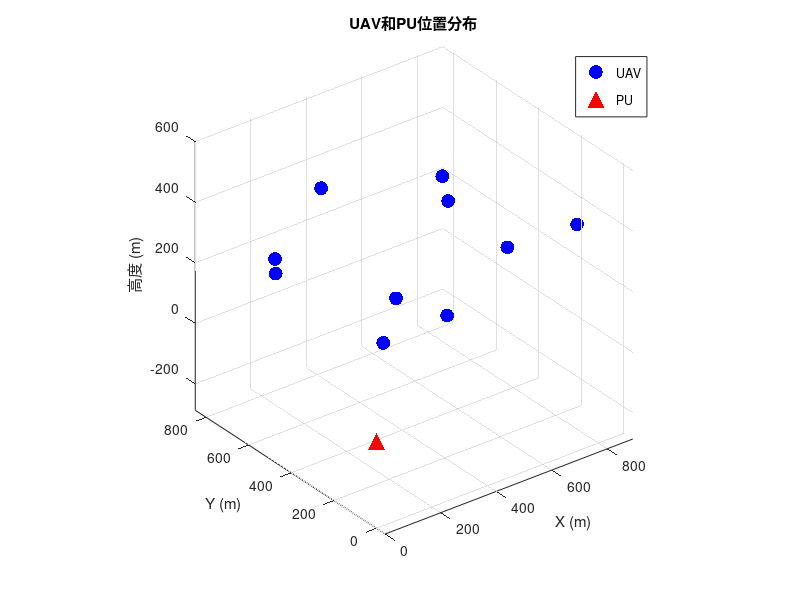

Here is the MATLAB script that generated this plot: (Note: this script raises an error after producing the figure.)
%% UAV-PU 通信系统仿真
% 仿真UAV和主用户(PU)的通信系统，包含A2G信道模型、马尔可夫PU行为建模
% 以及完整的信号处理流程
clear; close all; clc;

%% 1. 系统参数初始化
fprintf('正在初始化系统参数...\n');

% 基本参数
num_uav = 10;                    % UAV数量
fc = 2.4e9;                      % 载波频率 (2.4 GHz)
c = 3e8;                         % 光速 (m/s)
lambda = c / fc;                 % 波长

% UAV位置参数
min_horizontal_dist = 0;         % 最小水平距离 (m)
max_horizontal_dist = 1000;      % 最大水平距离 (m)
min_height = 300;                % 最小高度 (m)
max_height = 320;                % 最大高度 (m)

% PU参数
pu_tx_power_dbm = 30;            % PU发射功率 (dBm)
pu_tx_power = 10^((pu_tx_power_dbm - 30)/10); % 转换为瓦特

% 信道模型参数
los_path_loss_exp = 2;           % LoS路径损耗指数
nlos_path_loss_exp = 4;          % NLoS路径损耗指数
a = 9.6;                         % 环境常数a (Al-Hourani模型)
b = 0.16;                        % 环境常数b (Al-Hourani模型)

% 噪声参数
noise_psd_dbm_hz = -174;         % 噪声功率谱密度 (dBm/Hz)
bandwidth = 20e6;                % 系统带宽 (20 MHz)
noise_figure_db = 1;             % 噪声因子 (dB)

% 马尔可夫模型参数
active_time_slots = 5;           % 平均活动时间槽
idle_time_slots = 10;            % 平均空闲时间槽

% 信号处理参数
fs = 40e6;                       % 采样频率 (40 MHz)
symbol_rate = 1e6;               % 符号速率 (1 Msps)
oversample_factor = 4;           % 过采样因子
num_symbols = 1000;              % 符号数量
rolloff_factor = 0.35;           % 升余弦滤波器滚降因子

%% 2. UAV位置分布
fprintf('生成UAV位置...\n');
rng(42); % 设置随机种子以保证结果可重现

% 随机生成UAV位置
uav_x = min_horizontal_dist + (max_horizontal_dist - min_horizontal_dist) * rand(num_uav, 1);
uav_y = min_horizontal_dist + (max_horizontal_dist - min_horizontal_dist) * rand(num_uav, 1);
uav_z = min_height + (max_height - min_height) * rand(num_uav, 1);

% PU位置 (固定在原点地面)
pu_x = 0; pu_y = 0; pu_z = 0;

% 计算UAV到PU的距离
distances = sqrt((uav_x - pu_x).^2 + (uav_y - pu_y).^2 + (uav_z - pu_z).^2);

% 计算仰角 (elevation angle)
elevation_angles = asind(uav_z ./ distances);

fprintf('UAV部署完成，距离范围: %.1f - %.1f 米\n', min(distances), max(distances));

%% 3. 显示UAV分布
figure('Position', [100, 100, 800, 600]);
scatter3(uav_x, uav_y, uav_z, 100, 'filled', 'MarkerFaceColor', 'blue');
hold on;
scatter3(pu_x, pu_y, pu_z, 150, 'filled', 'MarkerFaceColor', 'red', 'Marker', '^');
xlabel('X (m)'); ylabel('Y (m)'); zlabel('高度 (m)');
title('UAV和PU位置分布');
legend('UAV', 'PU', 'Location', 'best');
grid on; axis equal;

% 保存参数到工作空间，供后续函数使用
save('/workspace/simulation_params.mat');
fprintf('系统参数初始化完成！\n\n');

%% 4. A2G信道模型计算
fprintf('=== 步骤2: 计算A2G信道模型 ===\n');

% 准备信道参数结构体
channel_params.a = a;
channel_params.b = b;
channel_params.los_path_loss_exp = los_path_loss_exp;
channel_params.nlos_path_loss_exp = nlos_path_loss_exp;

% 计算信道增益
[channel_gains, los_prob, path_loss_db] = a2g_channel_model(distances, elevation_angles, fc, channel_params);

%% 5. PU马尔可夫模型
fprintf('=== 步骤3: 生成PU马尔可夫模型 ===\n');

% 仿真时间槽数 (基于符号数量)
total_time_slots = num_symbols;

% 生成PU状态序列
[pu_states, transition_matrix] = markov_pu_model(active_time_slots, idle_time_slots, total_time_slots);

%% 6. 计算传播延迟
fprintf('=== 步骤4: 计算传播延迟 ===\n');

delays = distances / c; % 传播延迟 (秒)
fprintf('传播延迟范围: %.2f - %.2f μs\n', min(delays)*1e6, max(delays)*1e6);

%% 7. 信号处理流程
fprintf('=== 步骤5: 信号处理流程 ===\n');

% 准备信号处理参数
signal_params.fc = fc;
signal_params.fs = fs;
signal_params.bandwidth = bandwidth;
signal_params.oversample_factor = oversample_factor;
signal_params.rolloff_factor = rolloff_factor;
signal_params.noise_psd_dbm_hz = noise_psd_dbm_hz;
signal_params.noise_figure_db = noise_figure_db;

% 执行信号处理
[tx_signal, rx_signals, tx_baseband, rx_baseband] = signal_processing(pu_states, channel_gains, delays, signal_params);

%% 8. SNR计算
fprintf('=== 步骤6: SNR计算 ===\n');

% 计算SNR
[snr_db, signal_power_dbm, noise_power_dbm] = snr_calculation(pu_tx_power_dbm, channel_gains, signal_params);

%% 9. 结果可视化
fprintf('=== 步骤7: 结果可视化 ===\n');

% 生成所有可视化图表
visualization(tx_signal, rx_signals, tx_baseband, rx_baseband, pu_states, signal_params);

%% 10. 仿真总结
fprintf('=== 仿真总结 ===\n');
fprintf('仿真参数:\n');
fprintf('  UAV数量: %d\n', num_uav);
fprintf('  载波频率: %.1f GHz\n', fc/1e9);
fprintf('  系统带宽: %.1f MHz\n', bandwidth/1e6);
fprintf('  PU发射功率: %d dBm\n', pu_tx_power_dbm);
fprintf('  仿真时间槽: %d\n', total_time_slots);
fprintf('  符号数量: %d\n', num_symbols);

fprintf('\n关键结果:\n');
fprintf('  平均LoS概率: %.2f\n', mean(los_prob));
fprintf('  平均路径损耗: %.1f dB\n', mean(path_loss_db));
fprintf('  平均SNR: %.1f dB\n', mean(snr_db));
fprintf('  PU活动占比: %.1f%%\n', sum(pu_states)/length(pu_states)*100);
fprintf('  噪声功率: %.1f dBm\n', noise_power_dbm);

% 性能分析
good_snr_count = sum(snr_db >= 10);
fair_snr_count = sum(snr_db >= 0 & snr_db < 10);
poor_snr_count = sum(snr_db < 0);

fprintf('\nSNR性能分析:\n');
fprintf('  优秀链路 (≥10 dB): %d (%.1f%%)\n', good_snr_count, good_snr_count/num_uav*100);
fprintf('  良好链路 (0-10 dB): %d (%.1f%%)\n', fair_snr_count, fair_snr_count/num_uav*100);
fprintf('  较差链路 (<0 dB): %d (%.1f%%)\n', poor_snr_count, poor_snr_count/num_uav*100);

fprintf('\n仿真完成！所有结果已保存到图表中。\n');
fprintf('=======================================\n');
